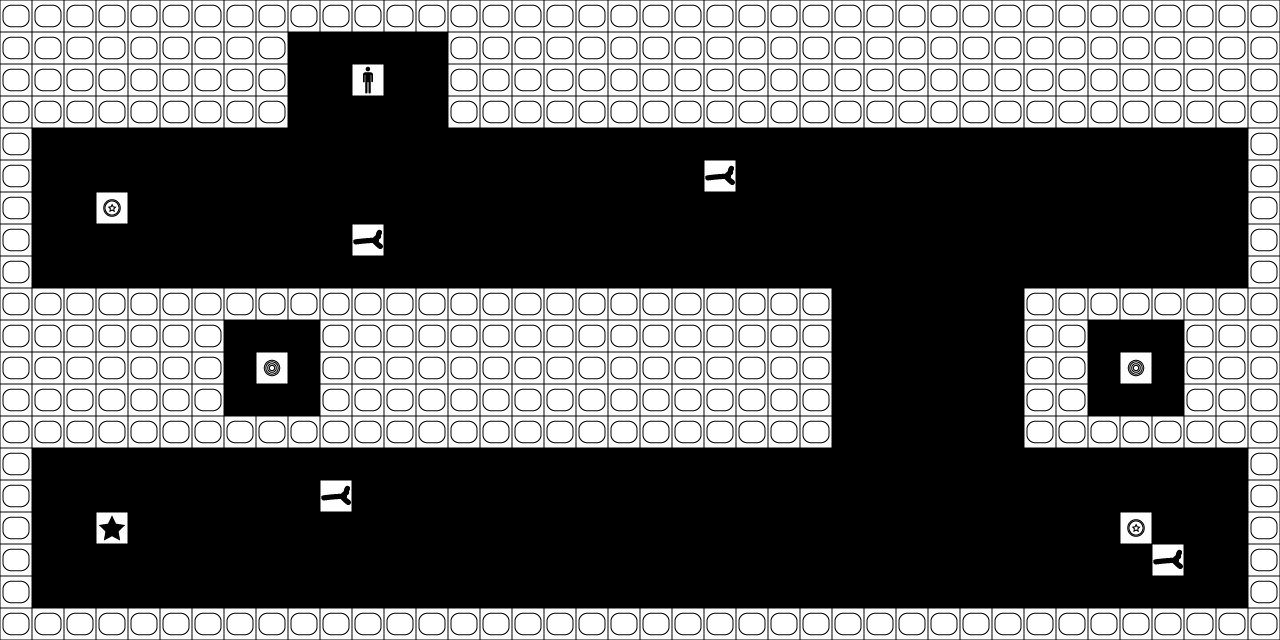

Tiled map render using the project's own tile images. Description and the whole map definition, tile-layer contents included, below:
An orthogonal 40x20 tile map with 32x32 px tiles, 1 tile layer (Camada de Tiles 1).

<map version="1.0" tiledversion="1.0.2" orientation="orthogonal" renderorder="right-down" width="40" height="20" tilewidth="32" tileheight="32" nextobjectid="1">
 <tileset firstgid="1" source="TilesLegenda.tsx" />
 <layer name="Camada de Tiles 1" width="40" height="20">
  <data encoding="csv">
6,6,6,6,6,6,6,6,6,6,6,6,6,6,6,6,6,6,6,6,6,6,6,6,6,6,6,6,6,6,6,6,6,6,6,6,6,6,6,6,
6,6,6,6,6,6,6,6,6,0,0,0,0,0,6,6,6,6,6,6,6,6,6,6,6,6,6,6,6,6,6,6,6,6,6,6,6,6,6,6,
6,6,6,6,6,6,6,6,6,0,0,3,0,0,6,6,6,6,6,6,6,6,6,6,6,6,6,6,6,6,6,6,6,6,6,6,6,6,6,6,
6,6,6,6,6,6,6,6,6,0,0,0,0,0,6,6,6,6,6,6,6,6,6,6,6,6,6,6,6,6,6,6,6,6,6,6,6,6,6,6,
6,0,0,0,0,0,0,0,0,0,0,0,0,0,0,0,0,0,0,0,0,0,0,0,0,0,0,0,0,0,0,0,0,0,0,0,0,0,0,6,
6,0,0,0,0,0,0,0,0,0,0,0,0,0,0,0,0,0,0,0,0,0,16,0,0,0,0,0,0,0,0,0,0,0,0,0,0,0,0,6,
6,0,0,5,0,0,0,0,0,0,0,0,0,0,0,0,0,0,0,0,0,0,0,0,0,0,0,0,0,0,0,0,0,0,0,0,0,0,0,6,
6,0,0,0,0,0,0,0,0,0,0,16,0,0,0,0,0,0,0,0,0,0,0,0,0,0,0,0,0,0,0,0,0,0,0,0,0,0,0,6,
6,0,0,0,0,0,0,0,0,0,0,0,0,0,0,0,0,0,0,0,0,0,0,0,0,0,0,0,0,0,0,0,0,0,0,0,0,0,0,6,
6,6,6,6,6,6,6,6,6,6,6,6,6,6,6,6,6,6,6,6,6,6,6,6,6,6,0,0,0,0,0,0,6,6,6,6,6,6,6,6,
6,6,6,6,6,6,6,0,0,0,6,6,6,6,6,6,6,6,6,6,6,6,6,6,6,6,0,0,0,0,0,0,6,6,0,0,0,6,6,6,
6,6,6,6,6,6,6,0,4,0,6,6,6,6,6,6,6,6,6,6,6,6,6,6,6,6,0,0,0,0,0,0,6,6,0,4,0,6,6,6,
6,6,6,6,6,6,6,0,0,0,6,6,6,6,6,6,6,6,6,6,6,6,6,6,6,6,0,0,0,0,0,0,6,6,0,0,0,6,6,6,
6,6,6,6,6,6,6,6,6,6,6,6,6,6,6,6,6,6,6,6,6,6,6,6,6,6,0,0,0,0,0,0,6,6,6,6,6,6,6,6,
6,0,0,0,0,0,0,0,0,0,0,0,0,0,0,0,0,0,0,0,0,0,0,0,0,0,0,0,0,0,0,0,0,0,0,0,0,0,0,6,
6,0,0,0,0,0,0,0,0,0,16,0,0,0,0,0,0,0,0,0,0,0,0,0,0,0,0,0,0,0,0,0,0,0,0,0,0,0,0,6,
6,0,0,9,0,0,0,0,0,0,0,0,0,0,0,0,0,0,0,0,0,0,0,0,0,0,0,0,0,0,0,0,0,0,0,5,0,0,0,6,
6,0,0,0,0,0,0,0,0,0,0,0,0,0,0,0,0,0,0,0,0,0,0,0,0,0,0,0,0,0,0,0,0,0,0,0,16,0,0,6,
6,0,0,0,0,0,0,0,0,0,0,0,0,0,0,0,0,0,0,0,0,0,0,0,0,0,0,0,0,0,0,0,0,0,0,0,0,0,0,6,
6,6,6,6,6,6,6,6,6,6,6,6,6,6,6,6,6,6,6,6,6,6,6,6,6,6,6,6,6,6,6,6,6,6,6,6,6,6,6,6
</data>
 </layer>
</map>
